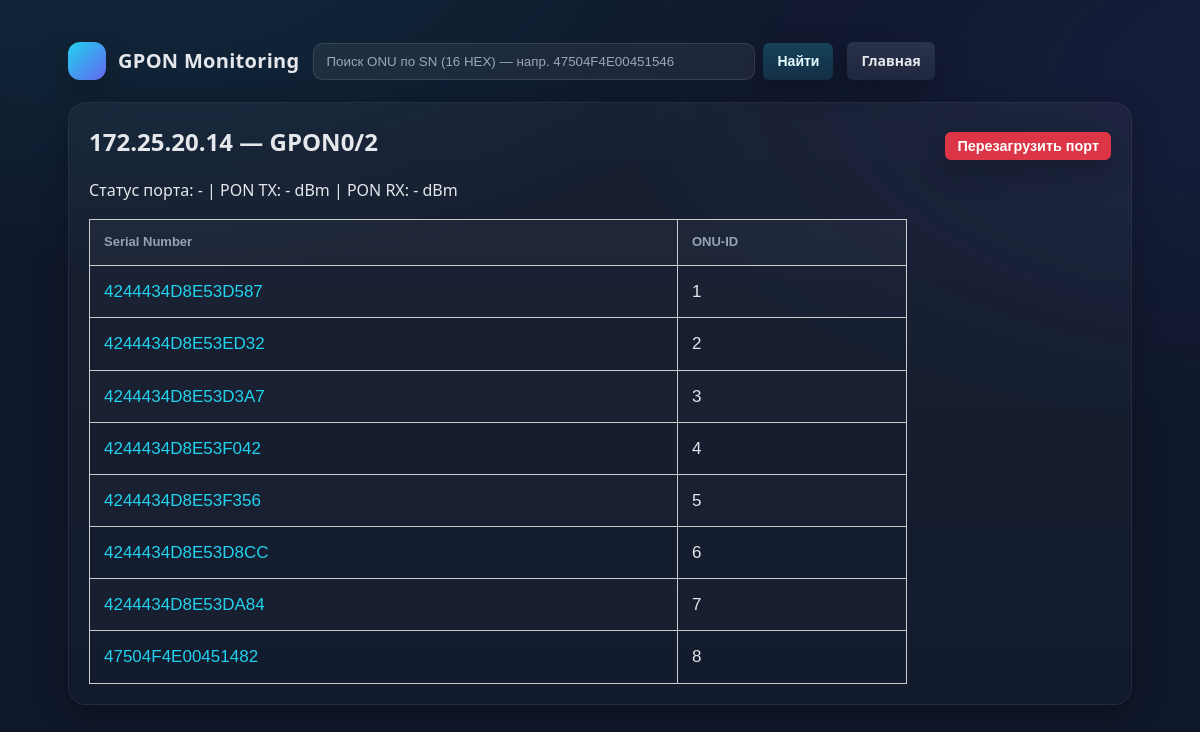
The page /olt/172.25.20.14/port/111 on the database as committed earlier.
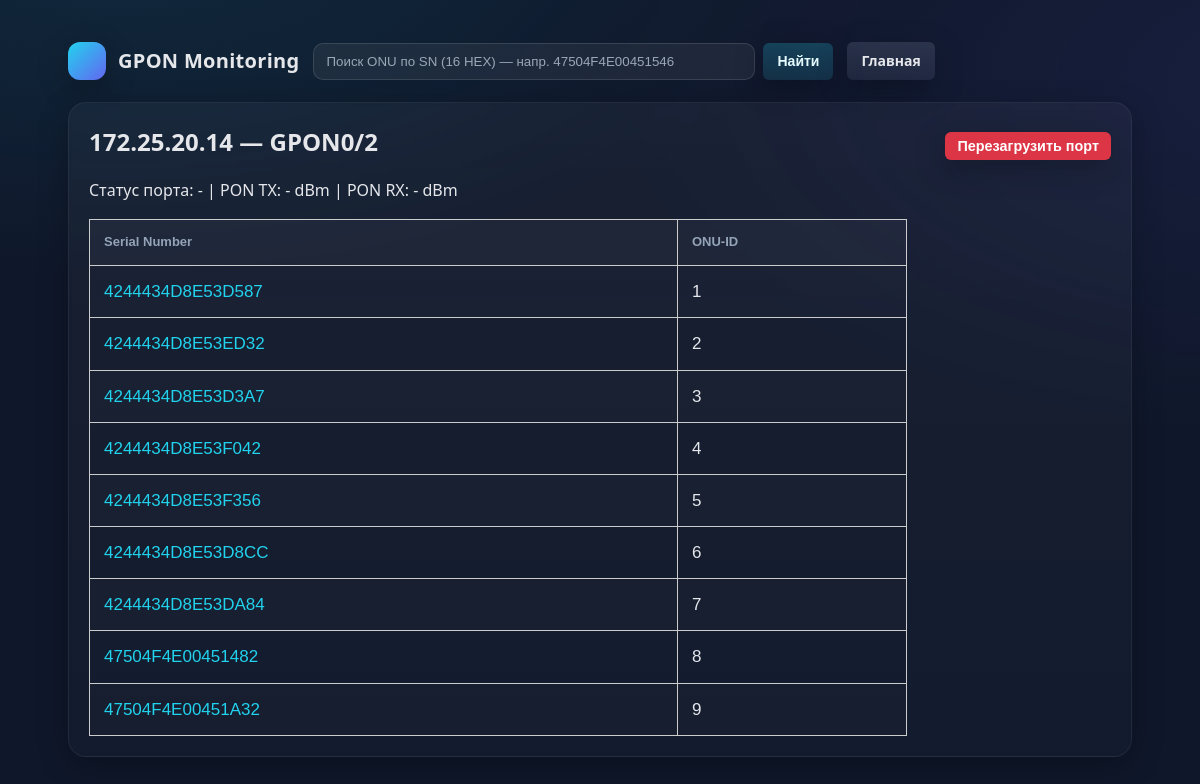
The same page on the database as committed later.
### tables this page shows
CREATE TABLE ponports (
  id INTEGER PRIMARY KEY AUTOINCREMENT,
  olt_ip   TEXT NOT NULL,
  ifindex  TEXT NOT NULL,
  name     TEXT NOT NULL
);

CREATE TABLE gpon (
  id INTEGER PRIMARY KEY AUTOINCREMENT,
  olt_ip  TEXT NOT NULL,
  portonu TEXT NOT NULL,    -- ifIndex
  idonu   TEXT NOT NULL,    -- ONU ID
  snonu   TEXT NOT NULL     -- Serial (uppercase)
);

### app.py (the view)
@app.get("/olt/<ip>/port/<ifindex>")
def port(ip, ifindex):
    with db() as conn:
        row = conn.execute("SELECT name FROM ponports WHERE olt_ip = ? AND ifindex = ?", (ip, ifindex)).fetchone()
        if not row: abort(404)
        port_name = row[0]
        onus = conn.execute(
            "SELECT snonu, idonu FROM gpon WHERE olt_ip = ? AND portonu = ? ORDER BY CAST(idonu AS INT)",
            (ip, ifindex)
        ).fetchall()
        comm = conn.execute("SELECT community FROM olts WHERE ip = ?", (ip,)).fetchone()[0]
    tx = first_int(snmpwalk(ip, comm, f"{OID_PON_PORT_TX}.{ifindex}"))
    rx = first_int(snmpwalk(ip, comm, f"{OID_PON_PORT_RX}.{ifindex}"))
    stat = first_int(snmpwalk(ip, comm, f"{OID_IF_OPER_STATUS}.{ifindex}"))
    def dbm(x): return None if x is None else x/10.0
    return render_template("port_onus.html",
                           ip=ip, port_name=port_name, ifindex=ifindex, onus=onus,
                           pon_tx=dbm(tx), pon_rx=dbm(rx), port_status=stat)

### models.py (called while the page is built)
def ensure_db():
    DB.parent.mkdir(parents=True, exist_ok=True)
    with sqlite3.connect(DB) as conn, open(SCHEMA,"r") as f:
        conn.executescript(f.read())

@contextlib.contextmanager
def db():
    ensure_db()
    conn = sqlite3.connect(DB)
    try:
        yield conn
    finally:
        conn.commit()
        conn.close()

### snmp.py (called while the page is built, shortened)
def snmpwalk(host: str, community: str, oid: str, timeout=2) -> list[str]:
    cmd = [SNMP_WALK_CMD, *SNMP_WALK_OPTS, "-c", community, "-t", str(timeout), host, oid]
    out = subprocess.run(cmd, capture_output=True, text=True)
    txt = (out.stdout or "").strip()
    return [ln.rstrip() for ln in txt.splitlines() if ln.strip()]

def first_int(lines: list[str]) -> int | None:
    if not lines:
        return None

### templates/port_onus.html (shortened to what this page needs)
{% extends "base.html" %}
{% block content %}
<h2 style="display: flex; align-items: center; justify-content: space-between;">
  <span>{{ ip }} — {{ port_name }}</span>
  <form method="post" action="{{ url_for('port_bounce', ip=ip, ifindex=ifindex) }}"
        onsubmit="return confirm('Перезагрузить (down→up) этот PON-порт?')"
        style="margin: 0;">
    <button class="btn warn" style="padding: 6px 12px; font-size: 0.9rem;">Перезагрузить порт</button>
  </form>
</h2>
<p>
  Статус порта:
  {% if port_status == 1 %}UP{% elif port_status == 2 %}DOWN{% else %}-{% endif %} |
  PON TX: {{ pon_tx if pon_tx is not none else "-" }} dBm |
  PON RX: {{ pon_rx if pon_rx is not none else "-" }} dBm
</p>
{% if onus %}
<table>
  <thead>
    <tr>
      <th>Serial Number</th>
      <th>ONU-ID</th>
    </tr>
  </thead>
  <tbody>
    {% for sn, onuid in onus %}
    <tr>
      <td><a href="{{ url_for('onu_by_sn', sn=sn) }}">{{ sn }}</a></td>
      <td>{{ onuid }}</td>
    </tr>
    {% endfor %}
  </tbody>
</table>
{% else %}
<p>На этом порту ONU не найдены.</p>
{% endif %}
{% endblock %}

### templates/base.html (shortened to what this page needs)
<!doctype html>
<html lang="ru">
<head>
</head>
<body>
  <div class="container">
    <header>
      <div class="brand">
        <div class="logo"></div>
        <h1>{{ header or "GPON Monitoring" }}</h1>
      </div>
      <form class="search" method="post" action="{{ url_for('search') }}" data-loading>
        <input type="text" name="q" placeholder="Поиск ONU по SN (16 HEX) — напр. 47504F4E00451546">
        <button class="btn">Найти</button>
      </form>
      <a class="btn soft" href="{{ url_for('home') }}" data-loading>Главная</a>
    </header>
    <div class="panel">
      <div class="inner">
        {% block content %}{% endblock %}
      </div>
    </div>
  </div>
</body>
</html>

### templates/base.html (style rules this page uses)
:root { --bg:#0f172a; --panel:#111827; --card:#0b1222; --muted:#94a3b8; --text:#e5e7eb; --accent:#22d3ee; --shadow: 0 8px 30px rgba(0,0,0,.25); --radius:18px; }
* { box-sizing:border-box }
html,body { height:100% }
body { margin:0; font:16px/1.6 system-ui, -apple-system, Segoe UI, Roboto, Ubuntu, Cantarell, "Noto Sans", Arial; color:var(--text); background: radial-gradient(1200px 600px at 10% -10%, rgba(34,211,238,.10), transparent 60%), radial-gradient(1200px 600px at 110% 10%, rgba(99,102,241,.10), transparent 60%), var(--bg); }
a { color:var(--accent); text-decoration:none; transition:opacity .15s ease }
.container { max-width:1100px; margin:42px auto; padding:0 18px }
header { display:flex; align-items:center; gap:14px; margin-bottom:22px; }
.brand { display:flex; gap:12px; align-items:center }
.logo { width:38px;height:38px;border-radius:12px; background: linear-gradient(135deg, var(--accent), #6366f1); box-shadow: var(--shadow); }
.brand h1 { margin:0; font-size:20px; letter-spacing:.3px }
.btn { appearance:none; border:none; cursor:pointer; background:linear-gradient(180deg, rgba(34,211,238,.22), rgba(34,211,238,.12)); border:1px solid rgba(34,211,238,.35); color:#e6fbff; padding:8px 12px; border-radius:12px; font-weight:650; font-size:14px; box-shadow: var(--shadow); text-decoration:none; display:inline-block; transition: transform .06s ease, filter .15s ease, background .2s ease, border-color .2s ease; }
.btn.warn { background:linear-gradient(180deg, rgba(239,68,68,.22), rgba(239,68,68,.12)); border-color:rgba(239,68,68,.35) }
.btn.soft { background:linear-gradient(180deg, rgba(148,163,184,.18), rgba(148,163,184,.10)); border-color: rgba(148,163,184,.35); color:#e5e7eb; }
.search { display:flex; gap:8px; flex:1; max-width:520px }
.search input { flex:1; padding:10px 12px; border-radius:10px; border:1px solid rgba(255,255,255,.12); background:rgba(255,255,255,.06); color:#fff; outline:none; transition: box-shadow .2s ease, border-color .2s ease, background .2s ease; }
.search input::placeholder { color:#9aa7b6 }
.panel { background:linear-gradient(180deg, rgba(255,255,255,.04), rgba(255,255,255,.02)); border:1px solid rgba(255,255,255,.06); border-radius:var(--radius); box-shadow: var(--shadow); overflow:hidden; backdrop-filter: blur(2px); }
.inner { padding:20px }
h2 { margin:0 0 14px 0 }
table { width:100%; border-collapse:separate; border-spacing:0 }
thead th { text-align:left; font-weight:700; font-size:13px; color:var(--muted); padding:12px 14px; background:rgba(255,255,255,.03); position:sticky; top:0; z-index:1; }
tbody td { padding:12px 14px; border-top:1px solid rgba(255,255,255,.06) }
tbody tr { transition: background .15s ease }
tbody tr:nth-child(odd) { background:rgba(255,255,255,.01) }

### templates/port_onus.html (style rules this page uses)
.btn { display: inline-block; border: none; border-radius: 6px; padding: 8px 14px; font-size: 14px; cursor: pointer; text-decoration: none; text-align: center; }
.btn.warn { background: #dc3545; color: #fff; }
table { border-collapse: collapse; width: 80%; font-family: sans-serif; font-size: 17px; }
th, td { border: 1px solid #ccc; padding: 6px 10px; text-align: left; }

Rows that differ between the two databases and show on the page:
removed ponports: name "GPON0/2"
added gpon: snonu "47504F4E00451A32", idonu "9"
Other text that changed with them:
{{ port_name }}: (not shown) → "GPON0/2"
